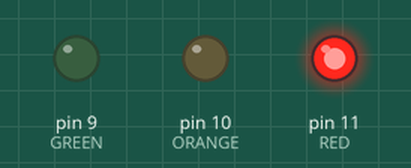
A sketch run on a simulated Arduino Uno, built with avr-gcc and run on an emulated ATmega328P. Parts: output pins drawn as LEDs (lit = HIGH).

Above: at 0.1 s.
Timing chart, 0 to 1.6 s (numbered marks = the images above):
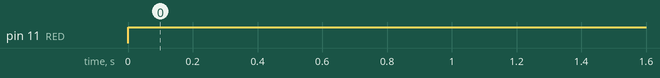

The sketch:

trafficLights.ino
```cpp
int RED = 11;
int ORANGE = 10;
int GREEN = 9;

void setup(){
  pinMode(RED, OUTPUT);
  pinMode(ORANGE, OUTPUT);
  pinMode(GREEN, OUTPUT);
}

void loop(){
  digitalWrite(RED, HIGH);
}
```

Measured:
- by itself, pin 11 (RED): LOW → HIGH at 0.00 s
